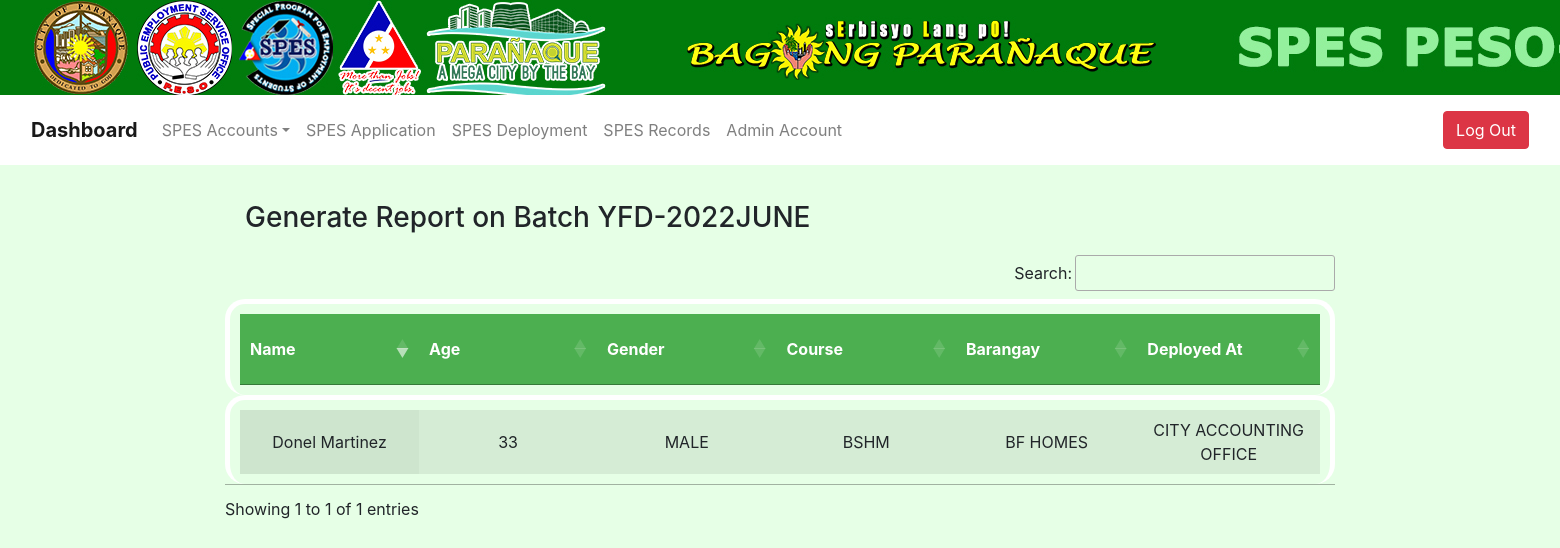
Screenshot of /admin/generate_report.php?batch_id=YFD-2022JUNE (signed in) with the database file from the repository.
### tables this page shows
CREATE TABLE `deployment_history` (
  `id` int(6) NOT NULL,
  `spes_id` int(6) NOT NULL,
  `dept_id` varchar(3) DEFAULT NULL,
  `batch_number` varchar(30) NOT NULL,
  `date_from` varchar(20) NOT NULL,
  `date_to` varchar(20) NOT NULL,
  `dep_status` int(2) NOT NULL DEFAULT 0,
  `created_at` timestamp(6) NOT NULL DEFAULT current_timestamp(6)
);

CREATE TABLE `spesaccount` (
  `spes_id` bigint(255) NOT NULL,
  `username` varchar(100) DEFAULT NULL,
  `password` varchar(100) DEFAULT NULL,
  `surName` varchar(100) DEFAULT NULL,
  `firstName` varchar(100) DEFAULT NULL,
  `mName` varchar(100) DEFAULT NULL,
  `status` varchar(100) DEFAULT NULL,
  `gender` varchar(10) DEFAULT NULL,
  `doBirth` date DEFAULT NULL,
  `poBirth` varchar(100) DEFAULT NULL,
  `cShip` varchar(100) DEFAULT NULL,
  `gsisBeneficiary` varchar(100) DEFAULT NULL,
  `relationship` varchar(100) DEFAULT NULL,
  `pAdd` varchar(100) DEFAULT NULL,
  `cAdd` varchar(100) DEFAULT NULL,
  `barangay` varchar(30) NOT NULL,
  `mNo` int(11) DEFAULT NULL,
  `email` varchar(100) DEFAULT NULL,
  `socialAcc` varchar(100) DEFAULT NULL,
  `pStatus` varchar(100) DEFAULT NULL,
  `fatherName` varchar(100) DEFAULT NULL,
  `fCNo` int(11) DEFAULT NULL,
  `fStatus` varchar(100) DEFAULT NULL,
  `fOccu` int(100) DEFAULT NULL,
  `fSalary` int(255) DEFAULT NULL,
  `motherName` varchar(100) DEFAULT NULL,
  `mCNo` int(11) DEFAULT NULL,
  `mStatus` varchar(100) DEFAULT NULL,
  `mOccu` varchar(100) DEFAULT NULL,
  `mSalary` int(255) DEFAULT NULL,
  `elemSName` varchar(100) DEFAULT NULL,
  `elemDegree` varchar(100) DEFAULT NULL,
  `elemYearLvl` date DEFAULT NULL,
  `elemDEnd` date DEFAULT NULL,
  `secondSName` varchar(100) DEFAULT NULL,
  `secondDegree` varchar(100) DEFAULT NULL,
  `secondYearLvl` date DEFAULT NULL,
  `secondDEnd` date DEFAULT NULL,
  `tertSName` varchar(100) DEFAULT NULL,
  `tertDegree` varchar(100) DEFAULT NULL,
  `tertYearLvl` date DEFAULT NULL,
  `tertDEnd` date DEFAULT NULL,
  `tecSName` varchar(100) DEFAULT NULL,
  `tecDegree` varchar(100) DEFAULT NULL,
  `tecYearLvl` date DEFAULT NULL,
  `tectDEnd` date DEFAULT NULL,
  `historySpes` varchar(100) DEFAULT NULL,
  `historyYear` date DEFAULT NULL,
  `spesID` int(255) DEFAULT NULL,
  `is_blacklist` int(11) NOT NULL
);

CREATE TABLE `department` (
  `dept_id` int(3) NOT NULL,
  `department_name` varchar(50) NOT NULL,
  `created_at` timestamp(6) NOT NULL DEFAULT current_timestamp(6)
);

### admin/generate_report.php (the view, shortened to what this page needs)
<?php
include('../dbconnection/dbconnection.php');
 if(!isset($_SESSION['login'])){
   header('Location:index.php');
   exit();
 }else {?>
<?php $title = 'Generate Report'; include('../include/header.php');?>
	<div class="form-row">
		<div class="container">
		<div class="content">
    <h3>Generate Report on Batch <span><?php echo $_GET['batch_id']?></span></h3>
			<form name="form1" method="post" action="adminIndex.php">
        <div class="table-responsive">
        <table id="example" class="display table-striped" style="width:100%; height: 100%;">
          			<thead>
						<tr>
							<th>Name</th>
							<th>Age</th>
							<th>Gender</th>
							<th>Course</th>
							<th>Barangay</th>
							<th>Deployed At</th>
						</tr>
					</thead>
					<tbody>
					<?php
					$batchid = $_GET['batch_id'];
					$sql = mysqli_query($conn,"SELECT DATE_FORMAT(FROM_DAYS(DATEDIFF(NOW(), s.doBirth)), '%Y') + 0 AS age,h.spes_id,h.dept_id,h.batch_number,s.spes_id,s.firstName,s.mName,s.surName,s.gender,s.tertDegree,s.barangay,d.dept_id,d.department_name
					FROM deployment_history as h JOIN spesaccount as s ON h.spes_id = s.spes_id JOIN department as d ON h.dept_id=d.dept_id WHERE h.batch_number='$batchid'");
					if(mysqli_num_rows($sql)){
					foreach($sql as $row){?>
					<tr>
						<td><?=$row['firstName']." ".$row['surName']?></td>
						<td><?=$row['age']?></td>
						<td><?=$row['gender']?></td>
						<td><?=$row['tertDegree']?></td>
						<td><?=$row['barangay']?></td>
						<td><?=$row['department_name']?></td>
					</tr>
					<?php }}?>
					</tbody>
					</table>
        </div>
			</form>
		</div>
	</div>
</div>
</body>
</html>
<?php }?>

### assets/css/adminStyle.css (style rules this page uses)
html { overflow: scroll; overflow-x: hidden; }
body { background-color: #e6ffe6; }
.container { height: 100%; width: 100%; }
table { border-collapse: collapse; border-spacing: 0; width: 100%; border: 5px solid #fff; box-sizing: border-box; padding: 10px 10px; border-radius: 20px; }
td { text-align: center; word-wrap: normal; }
th { background-color: #4CAF50; color: white; text-align: center; height: 50px; width: 150px; word-wrap: normal; }
h3 { margin: 20px; }

### rows the page displays
deployment_history: spes.firstName "Donel", spes.surName "Martinez", age "33", spes.gender "MALE", spes.tertDegree "BSHM", spes.barangay "BF HOMES", dept.department_name "CITY ACCOUNTING OFFICE"

### other values shown
$_GET['batch_id'] "YFD-2022JUNE"
